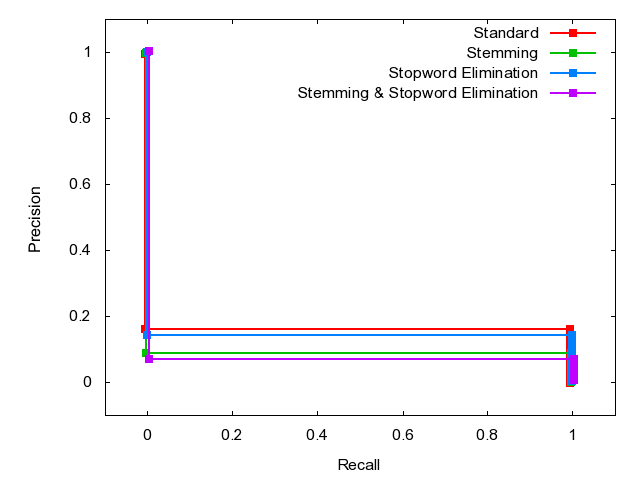

Write gnuplot code to recreate this figure.

	set terminal png
	set output 'Q25.png'
	set ylabel 'Precision'
	set xlabel 'Recall'
	set xrange [-0.1:1.1]
	set yrange [-0.1:1.1]
	plot 'Q25.dat' index 0 using 1:2 w linespoints lw 2 pt 5 title 'Standard', \
'Q25.dat' index 1 using 1:2 w linespoints lw 2 pt 5 title 'Stemming', \
'Q25.dat' index 2 using 1:2 w linespoints lw 2 pt 5 title 'Stopword Elimination', \
'Q25.dat' index 3 using 1:2 w linespoints lw 2 pt 5 title 'Stemming & Stopword Elimination'
